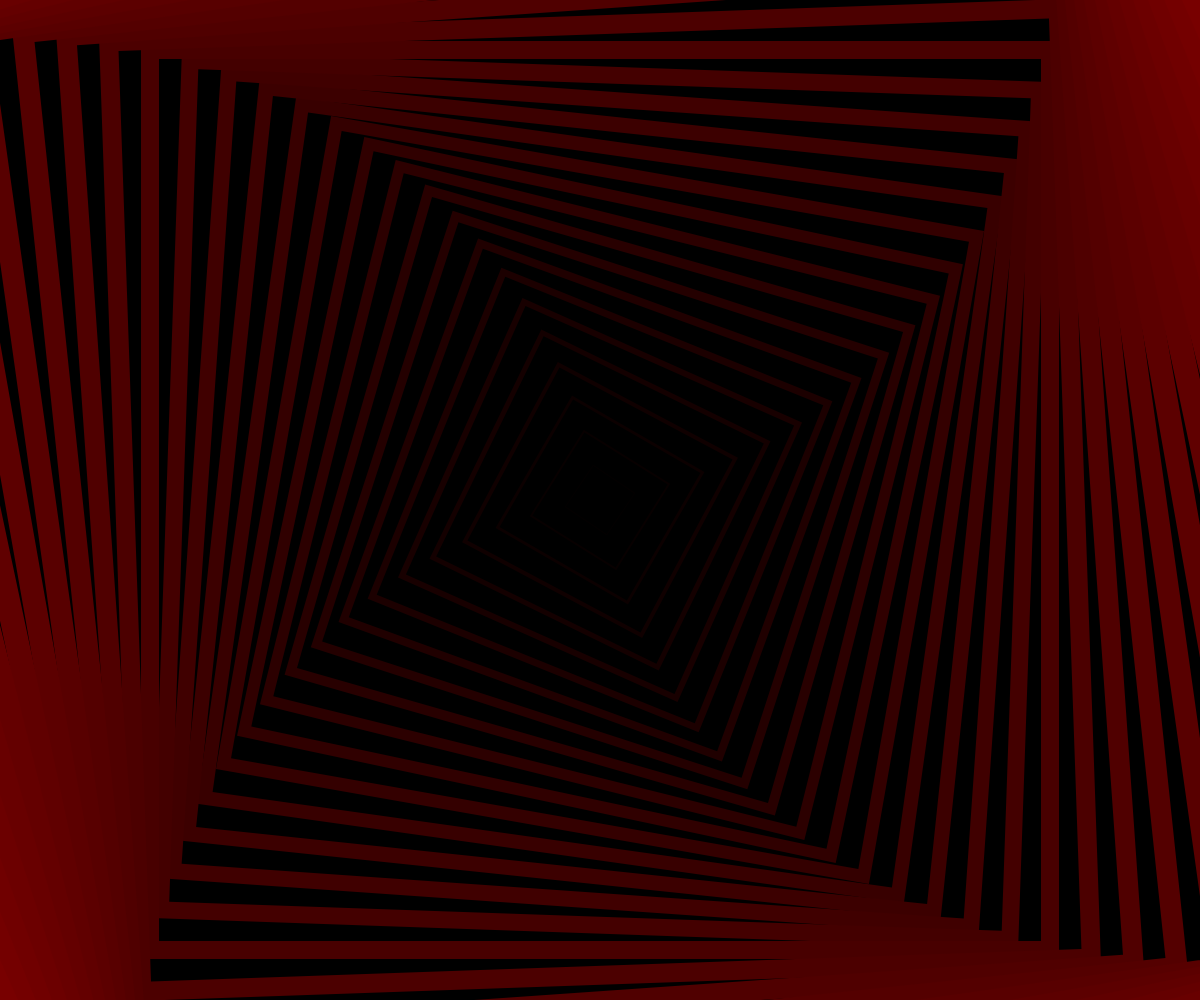
Frame 1 (no input)
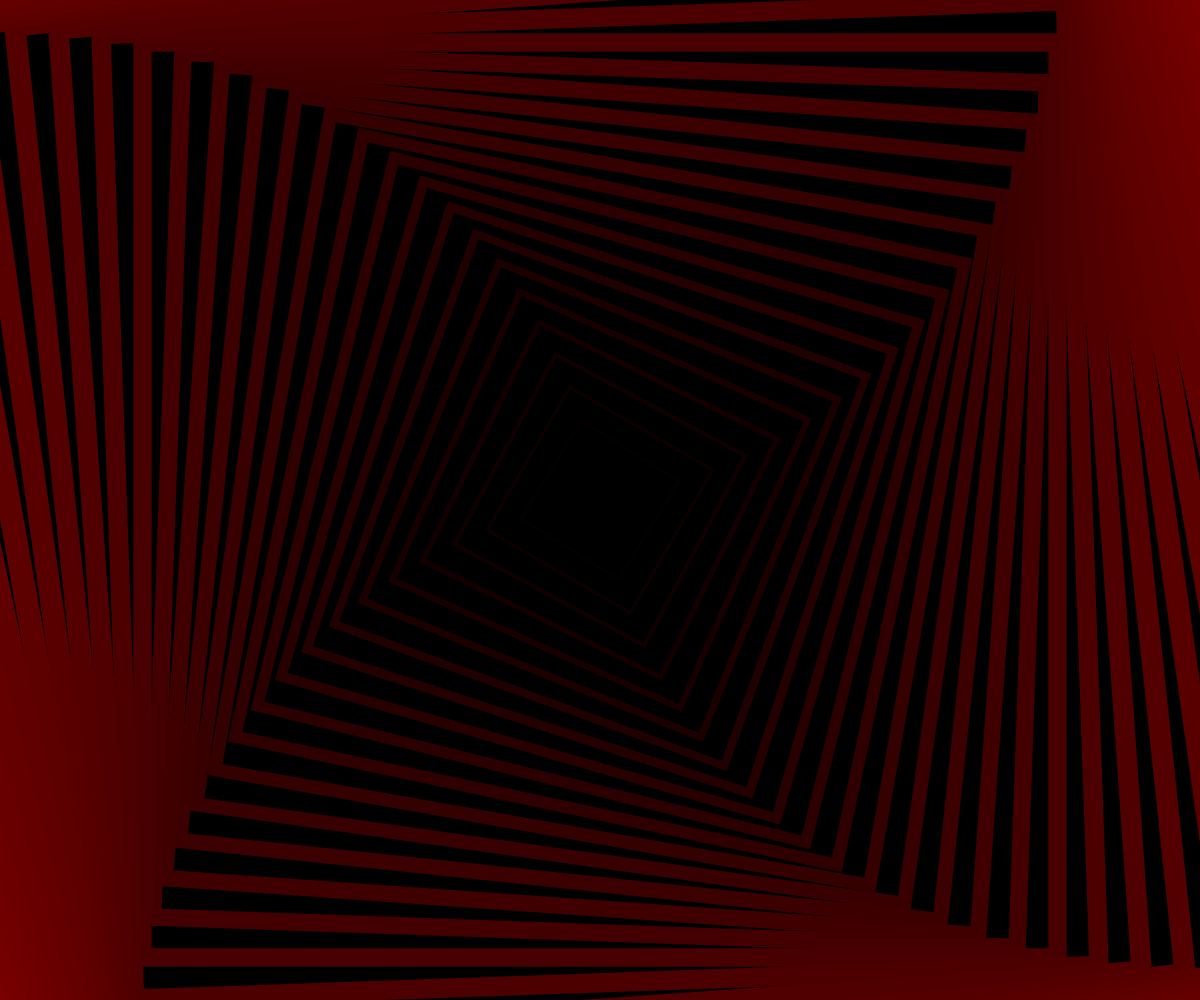
Frame 2 (the mouse pressed at the canvas centre, redrawn once)

The p5.js sketch that drew these frames (run headless with seeded random() and noise() and a simulated clock; the mouse was pressed at the canvas centre and the sketch redrawn once):

// p5.js sketch
// ── sketch.js
const CircularBuffer = (size) => {
  const objects = [];
  return {
    push: (item) => {
      objects.unshift(item);
      if (objects.length > size) objects.pop();
    },
    items: () => objects,
    item: (i) => objects[i],
    length: () => objects.length(),
  };
};

const fr = 60;
const bs = 64;

let vertexCtr = 0;
let scaleCtr = 0.1;
let translateCtr = 0;
let rotateCtr = 0;

let vertexStep = 2;
let scaleStep = 0.45;
let translateStep = 0.3;
let rotateStep = 2;

let objects = CircularBuffer(bs);

function setup() {
  createCanvas(windowWidth, windowHeight);
  angleMode(DEGREES);
  noiseDetail(2, 1);
  frameRate(fr);
  noLoop();

  for (let i = 0; i < bs; i++) {
    objects.push({ r: i * 2 });
  }

  redraw();
}

function draw() {
  background('#000');
  noStroke();

  // move to the center of the canvas (not required on webgl)
  // let tw = map(sin(translateCtr), -1, 1, width / 3, (width * 2) / 3);
  // let th = map(cos(translateCtr), -1, 1, height / 3, (height * 2) / 3);
  // translate(tw, th);
  translate(windowWidth / 2, windowHeight / 2);

  objects.items().forEach((obj, index) => {
    push();

    noFill();
    scale(map(index, 0, bs, 0, 64) + translateCtr);
    const c = map(index, 0, bs, 0, 255);
    stroke(c, 0, 0);
    strokeWeight(1);
    rotate(obj.r);
    square(-25, -25, 50);

    pop();
  });

  if (!(frameCount % 3)) return;

  vertexCtr += vertexStep;
  scaleCtr += scaleStep;
  translateCtr += translateStep;

  if (scaleCtr >= 100) {
    scaleCtr = 0;
    scaleStep = map(noise(vertexCtr), 0, 1, 0.2, 0.75);
  }
}

function mouseClicked() {
  redraw();
}
